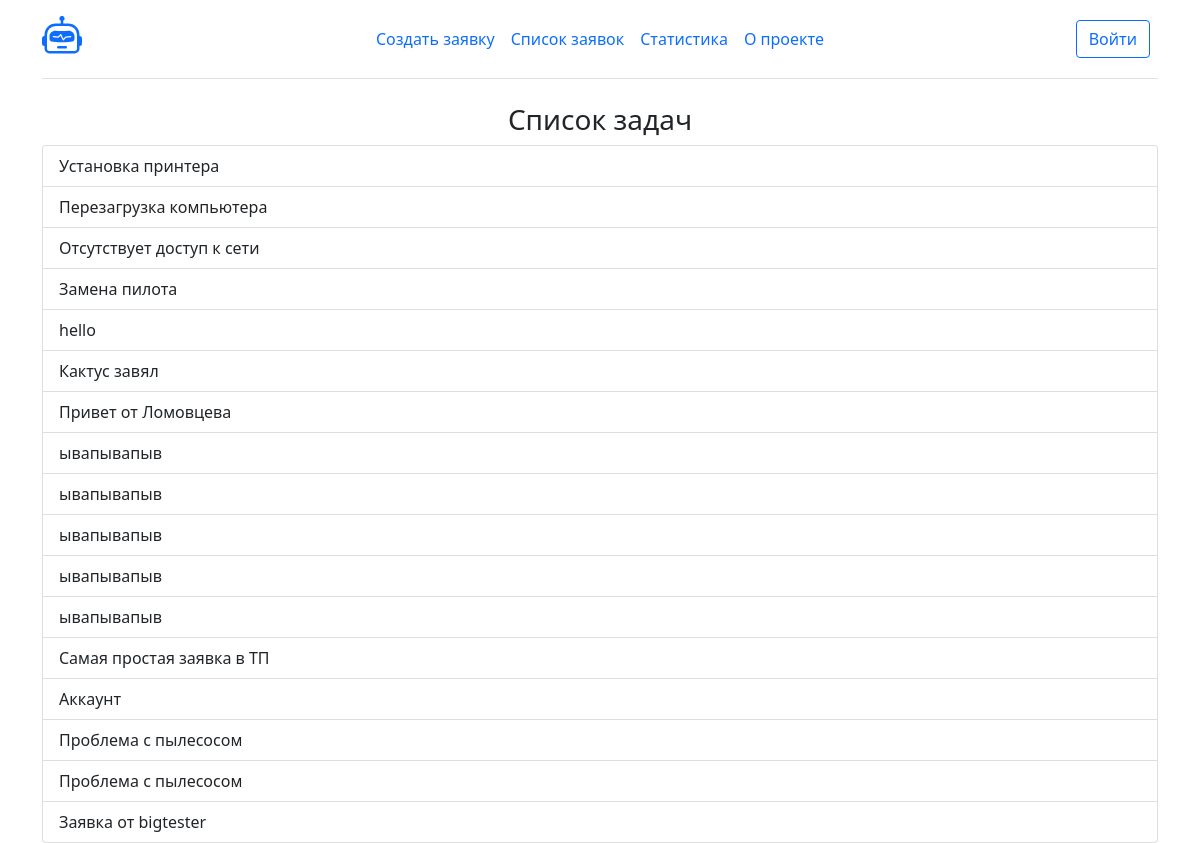
/tasks/, run on the app's committed database.
### tasks/models.py (models this page shows, shortened)
class Task(models.Model):
    title = models.CharField(max_length=1024)
    message = models.TextField()
    authors = models.CharField(max_length=1024)
    created = models.DateTimeField("date published", auto_now_add= True)
    closed = models.BooleanField(default=False)

### tasks/views.py (the view)
# urls.py: path('tasks/', views.tasks_list, name='list'),
def tasks_list(request):
    tasks_list_to_page = Task.objects.all()
    print(len(tasks_list_to_page))
    return render(request, 'tasks/task_list.html', {'task_list': tasks_list_to_page})

### tasks/templates/tasks/task_list.html
{% extends "tasks/base.html" %}
{% block content %}
    <div class="container">
        <div class="row">
            <div class="col-lg-12">
                <h3 class="text-center text">Список задач</h3>
                {% if task_list %}
                <div class="list-group">
                    {% for task in task_list %}
                        <a href='/task/{{ task.id }}/' class="list-group-item list-group-item-action">{{ task.title }}</a>
                    {% endfor %}
                {% else %}
                    <p>Список заявок пуст</p>
                </div>
                {% endif %}
            </div>
        </div>
    </div>
{% endblock %}

### data on the page
Task: title "Установка принтера"
Task: title "Перезагрузка компьютера"
Task: title "Отсутствует доступ к сети"
Task: title "Замена пилота"
Task: title "hello"
Task: title "Кактус завял"
Task: title "Привет от Ломовцева"
Task: title "ывапывапыв"
Task: title "ывапывапыв"
Task: title "ывапывапыв"
Task: title "ывапывапыв"
Task: title "ывапывапыв"
Task: title "Самая простая заявка в ТП"
Task: title "Аккаунт"
Task: title "Проблема с пылесосом"
Task: title "Проблема с пылесосом"
Task: title "Заявка от bigtester"
